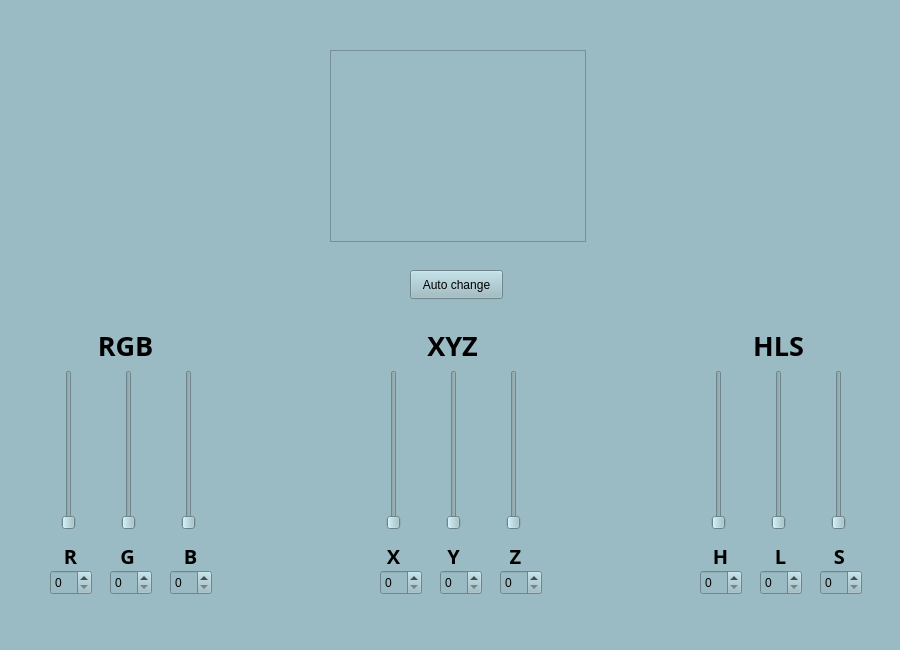
<?xml version="1.0" encoding="UTF-8"?>
<ui version="4.0">
 <class>colour</class>
 <widget class="QMainWindow" name="colour">
  <property name="geometry">
   <rect>
    <x>0</x>
    <y>0</y>
    <width>900</width>
    <height>650</height>
   </rect>
  </property>
  <property name="sizePolicy">
   <sizepolicy hsizetype="Fixed" vsizetype="Fixed">
    <horstretch>0</horstretch>
    <verstretch>0</verstretch>
   </sizepolicy>
  </property>
  <property name="minimumSize">
   <size>
    <width>900</width>
    <height>650</height>
   </size>
  </property>
  <property name="maximumSize">
   <size>
    <width>900</width>
    <height>650</height>
   </size>
  </property>
  <property name="palette">
   <palette>
    <active>
     <colorrole role="Button">
      <brush brushstyle="SolidPattern">
       <color alpha="255">
        <red>227</red>
        <green>250</green>
        <blue>255</blue>
       </color>
      </brush>
     </colorrole>
     <colorrole role="Base">
      <brush brushstyle="SolidPattern">
       <color alpha="255">
        <red>227</red>
        <green>250</green>
        <blue>255</blue>
       </color>
      </brush>
     </colorrole>
     <colorrole role="Window">
      <brush brushstyle="SolidPattern">
       <color alpha="255">
        <red>227</red>
        <green>250</green>
        <blue>255</blue>
       </color>
      </brush>
     </colorrole>
    </active>
    <inactive>
     <colorrole role="Button">
      <brush brushstyle="SolidPattern">
       <color alpha="255">
        <red>240</red>
        <green>240</green>
        <blue>240</blue>
       </color>
      </brush>
     </colorrole>
     <colorrole role="Base">
      <brush brushstyle="SolidPattern">
       <color alpha="255">
        <red>255</red>
        <green>255</green>
        <blue>255</blue>
       </color>
      </brush>
     </colorrole>
     <colorrole role="Window">
      <brush brushstyle="SolidPattern">
       <color alpha="255">
        <red>240</red>
        <green>240</green>
        <blue>240</blue>
       </color>
      </brush>
     </colorrole>
    </inactive>
    <disabled>
     <colorrole role="Button">
      <brush brushstyle="SolidPattern">
       <color alpha="255">
        <red>227</red>
        <green>250</green>
        <blue>255</blue>
       </color>
      </brush>
     </colorrole>
     <colorrole role="Base">
      <brush brushstyle="SolidPattern">
       <color alpha="255">
        <red>227</red>
        <green>250</green>
        <blue>255</blue>
       </color>
      </brush>
     </colorrole>
     <colorrole role="Window">
      <brush brushstyle="SolidPattern">
       <color alpha="255">
        <red>227</red>
        <green>250</green>
        <blue>255</blue>
       </color>
      </brush>
     </colorrole>
    </disabled>
   </palette>
  </property>
  <property name="windowTitle">
   <string>colour</string>
  </property>
  <property name="styleSheet">
   <string notr="true">background-color: rgb(154, 187, 195);</string>
  </property>
  <widget class="QWidget" name="centralwidget">
   <widget class="QSlider" name="sliderR">
    <property name="geometry">
     <rect>
      <x>60</x>
      <y>370</y>
      <width>18</width>
      <height>160</height>
     </rect>
    </property>
    <property name="orientation">
     <enum>Qt::Vertical</enum>
    </property>
   </widget>
   <widget class="QSlider" name="sliderG">
    <property name="geometry">
     <rect>
      <x>120</x>
      <y>370</y>
      <width>18</width>
      <height>160</height>
     </rect>
    </property>
    <property name="orientation">
     <enum>Qt::Vertical</enum>
    </property>
   </widget>
   <widget class="QSlider" name="sliderB">
    <property name="geometry">
     <rect>
      <x>180</x>
      <y>370</y>
      <width>18</width>
      <height>160</height>
     </rect>
    </property>
    <property name="orientation">
     <enum>Qt::Vertical</enum>
    </property>
   </widget>
   <widget class="QLabel" name="RGB">
    <property name="geometry">
     <rect>
      <x>80</x>
      <y>330</y>
      <width>91</width>
      <height>31</height>
     </rect>
    </property>
    <property name="font">
     <font>
      <family>Yu Gothic</family>
      <pointsize>20</pointsize>
      <bold>true</bold>
     </font>
    </property>
    <property name="text">
     <string>RGB</string>
    </property>
    <property name="alignment">
     <set>Qt::AlignCenter</set>
    </property>
   </widget>
   <widget class="QLabel" name="RGB_2">
    <property name="geometry">
     <rect>
      <x>50</x>
      <y>540</y>
      <width>41</width>
      <height>31</height>
     </rect>
    </property>
    <property name="font">
     <font>
      <family>Yu Gothic</family>
      <pointsize>15</pointsize>
      <bold>true</bold>
     </font>
    </property>
    <property name="text">
     <string>R</string>
    </property>
    <property name="alignment">
     <set>Qt::AlignCenter</set>
    </property>
   </widget>
   <widget class="QLabel" name="RGB_3">
    <property name="geometry">
     <rect>
      <x>107</x>
      <y>540</y>
      <width>41</width>
      <height>31</height>
     </rect>
    </property>
    <property name="font">
     <font>
      <family>Yu Gothic</family>
      <pointsize>15</pointsize>
      <bold>true</bold>
     </font>
    </property>
    <property name="text">
     <string>G</string>
    </property>
    <property name="alignment">
     <set>Qt::AlignCenter</set>
    </property>
   </widget>
   <widget class="QLabel" name="RGB_4">
    <property name="geometry">
     <rect>
      <x>170</x>
      <y>540</y>
      <width>41</width>
      <height>31</height>
     </rect>
    </property>
    <property name="font">
     <font>
      <family>Yu Gothic</family>
      <pointsize>15</pointsize>
      <bold>true</bold>
     </font>
    </property>
    <property name="text">
     <string>B</string>
    </property>
    <property name="alignment">
     <set>Qt::AlignCenter</set>
    </property>
   </widget>
   <widget class="QSlider" name="sliderZ">
    <property name="geometry">
     <rect>
      <x>505</x>
      <y>370</y>
      <width>18</width>
      <height>160</height>
     </rect>
    </property>
    <property name="orientation">
     <enum>Qt::Vertical</enum>
    </property>
   </widget>
   <widget class="QSlider" name="sliderX">
    <property name="geometry">
     <rect>
      <x>385</x>
      <y>370</y>
      <width>18</width>
      <height>160</height>
     </rect>
    </property>
    <property name="orientation">
     <enum>Qt::Vertical</enum>
    </property>
   </widget>
   <widget class="QLabel" name="XYZ">
    <property name="geometry">
     <rect>
      <x>407</x>
      <y>330</y>
      <width>91</width>
      <height>31</height>
     </rect>
    </property>
    <property name="font">
     <font>
      <family>Yu Gothic</family>
      <pointsize>20</pointsize>
      <bold>true</bold>
     </font>
    </property>
    <property name="text">
     <string>XYZ</string>
    </property>
    <property name="alignment">
     <set>Qt::AlignCenter</set>
    </property>
   </widget>
   <widget class="QLabel" name="XYZ_2">
    <property name="geometry">
     <rect>
      <x>373</x>
      <y>540</y>
      <width>41</width>
      <height>31</height>
     </rect>
    </property>
    <property name="font">
     <font>
      <family>Yu Gothic</family>
      <pointsize>15</pointsize>
      <bold>true</bold>
     </font>
    </property>
    <property name="text">
     <string>X</string>
    </property>
    <property name="alignment">
     <set>Qt::AlignCenter</set>
    </property>
   </widget>
   <widget class="QLabel" name="XYZ_3">
    <property name="geometry">
     <rect>
      <x>433</x>
      <y>540</y>
      <width>41</width>
      <height>31</height>
     </rect>
    </property>
    <property name="font">
     <font>
      <family>Yu Gothic</family>
      <pointsize>15</pointsize>
      <bold>true</bold>
     </font>
    </property>
    <property name="text">
     <string>Y</string>
    </property>
    <property name="alignment">
     <set>Qt::AlignCenter</set>
    </property>
   </widget>
   <widget class="QLabel" name="XYZ_4">
    <property name="geometry">
     <rect>
      <x>495</x>
      <y>540</y>
      <width>41</width>
      <height>31</height>
     </rect>
    </property>
    <property name="font">
     <font>
      <family>Yu Gothic</family>
      <pointsize>15</pointsize>
      <bold>true</bold>
     </font>
    </property>
    <property name="text">
     <string>Z</string>
    </property>
    <property name="alignment">
     <set>Qt::AlignCenter</set>
    </property>
   </widget>
   <widget class="QSlider" name="sliderY">
    <property name="geometry">
     <rect>
      <x>445</x>
      <y>370</y>
      <width>18</width>
      <height>160</height>
     </rect>
    </property>
    <property name="orientation">
     <enum>Qt::Vertical</enum>
    </property>
   </widget>
   <widget class="QLabel" name="HLS_3">
    <property name="geometry">
     <rect>
      <x>760</x>
      <y>540</y>
      <width>41</width>
      <height>31</height>
     </rect>
    </property>
    <property name="font">
     <font>
      <family>Yu Gothic</family>
      <pointsize>15</pointsize>
      <bold>true</bold>
     </font>
    </property>
    <property name="text">
     <string>L</string>
    </property>
    <property name="alignment">
     <set>Qt::AlignCenter</set>
    </property>
   </widget>
   <widget class="QLabel" name="XYZ_6">
    <property name="geometry">
     <rect>
      <x>819</x>
      <y>540</y>
      <width>41</width>
      <height>31</height>
     </rect>
    </property>
    <property name="font">
     <font>
      <family>Yu Gothic</family>
      <pointsize>15</pointsize>
      <bold>true</bold>
     </font>
    </property>
    <property name="text">
     <string>S</string>
    </property>
    <property name="alignment">
     <set>Qt::AlignCenter</set>
    </property>
   </widget>
   <widget class="QLabel" name="HLS">
    <property name="geometry">
     <rect>
      <x>733</x>
      <y>330</y>
      <width>91</width>
      <height>31</height>
     </rect>
    </property>
    <property name="font">
     <font>
      <family>Yu Gothic</family>
      <pointsize>20</pointsize>
      <bold>true</bold>
     </font>
    </property>
    <property name="text">
     <string>HLS</string>
    </property>
    <property name="alignment">
     <set>Qt::AlignCenter</set>
    </property>
   </widget>
   <widget class="QSlider" name="sliderS">
    <property name="geometry">
     <rect>
      <x>830</x>
      <y>370</y>
      <width>18</width>
      <height>160</height>
     </rect>
    </property>
    <property name="orientation">
     <enum>Qt::Vertical</enum>
    </property>
   </widget>
   <widget class="QSlider" name="sliderH">
    <property name="geometry">
     <rect>
      <x>710</x>
      <y>370</y>
      <width>18</width>
      <height>160</height>
     </rect>
    </property>
    <property name="orientation">
     <enum>Qt::Vertical</enum>
    </property>
   </widget>
   <widget class="QSlider" name="sliderL">
    <property name="geometry">
     <rect>
      <x>770</x>
      <y>370</y>
      <width>18</width>
      <height>160</height>
     </rect>
    </property>
    <property name="orientation">
     <enum>Qt::Vertical</enum>
    </property>
   </widget>
   <widget class="QLabel" name="HLS_2">
    <property name="geometry">
     <rect>
      <x>700</x>
      <y>540</y>
      <width>41</width>
      <height>31</height>
     </rect>
    </property>
    <property name="font">
     <font>
      <family>Yu Gothic</family>
      <pointsize>15</pointsize>
      <bold>true</bold>
     </font>
    </property>
    <property name="text">
     <string>H</string>
    </property>
    <property name="alignment">
     <set>Qt::AlignCenter</set>
    </property>
   </widget>
   <widget class="QGraphicsView" name="col">
    <property name="geometry">
     <rect>
      <x>330</x>
      <y>50</y>
      <width>256</width>
      <height>192</height>
     </rect>
    </property>
   </widget>
   <widget class="QSpinBox" name="spinBox_R">
    <property name="geometry">
     <rect>
      <x>50</x>
      <y>570</y>
      <width>42</width>
      <height>25</height>
     </rect>
    </property>
    <property name="palette">
     <palette>
      <active>
       <colorrole role="Button">
        <brush brushstyle="SolidPattern">
         <color alpha="255">
          <red>227</red>
          <green>250</green>
          <blue>255</blue>
         </color>
        </brush>
       </colorrole>
       <colorrole role="Base">
        <brush brushstyle="SolidPattern">
         <color alpha="255">
          <red>154</red>
          <green>187</green>
          <blue>195</blue>
         </color>
        </brush>
       </colorrole>
       <colorrole role="Window">
        <brush brushstyle="SolidPattern">
         <color alpha="255">
          <red>227</red>
          <green>250</green>
          <blue>255</blue>
         </color>
        </brush>
       </colorrole>
      </active>
      <inactive>
       <colorrole role="Button">
        <brush brushstyle="SolidPattern">
         <color alpha="255">
          <red>240</red>
          <green>240</green>
          <blue>240</blue>
         </color>
        </brush>
       </colorrole>
       <colorrole role="Base">
        <brush brushstyle="SolidPattern">
         <color alpha="255">
          <red>255</red>
          <green>255</green>
          <blue>255</blue>
         </color>
        </brush>
       </colorrole>
       <colorrole role="Window">
        <brush brushstyle="SolidPattern">
         <color alpha="255">
          <red>240</red>
          <green>240</green>
          <blue>240</blue>
         </color>
        </brush>
       </colorrole>
      </inactive>
      <disabled>
       <colorrole role="Button">
        <brush brushstyle="SolidPattern">
         <color alpha="255">
          <red>227</red>
          <green>250</green>
          <blue>255</blue>
         </color>
        </brush>
       </colorrole>
       <colorrole role="Base">
        <brush brushstyle="SolidPattern">
         <color alpha="255">
          <red>227</red>
          <green>250</green>
          <blue>255</blue>
         </color>
        </brush>
       </colorrole>
       <colorrole role="Window">
        <brush brushstyle="SolidPattern">
         <color alpha="255">
          <red>227</red>
          <green>250</green>
          <blue>255</blue>
         </color>
        </brush>
       </colorrole>
      </disabled>
     </palette>
    </property>
   </widget>
   <widget class="QSpinBox" name="spinBox_G">
    <property name="geometry">
     <rect>
      <x>110</x>
      <y>570</y>
      <width>42</width>
      <height>25</height>
     </rect>
    </property>
   </widget>
   <widget class="QSpinBox" name="spinBox_B">
    <property name="geometry">
     <rect>
      <x>170</x>
      <y>570</y>
      <width>42</width>
      <height>25</height>
     </rect>
    </property>
   </widget>
   <widget class="QSpinBox" name="spinBox_Z">
    <property name="geometry">
     <rect>
      <x>500</x>
      <y>570</y>
      <width>42</width>
      <height>25</height>
     </rect>
    </property>
   </widget>
   <widget class="QSpinBox" name="spinBox_Y">
    <property name="geometry">
     <rect>
      <x>440</x>
      <y>570</y>
      <width>42</width>
      <height>25</height>
     </rect>
    </property>
   </widget>
   <widget class="QSpinBox" name="spinBox_X">
    <property name="geometry">
     <rect>
      <x>380</x>
      <y>570</y>
      <width>42</width>
      <height>25</height>
     </rect>
    </property>
   </widget>
   <widget class="QSpinBox" name="spinBox_H">
    <property name="geometry">
     <rect>
      <x>700</x>
      <y>570</y>
      <width>42</width>
      <height>25</height>
     </rect>
    </property>
   </widget>
   <widget class="QSpinBox" name="spinBox_S">
    <property name="geometry">
     <rect>
      <x>820</x>
      <y>570</y>
      <width>42</width>
      <height>25</height>
     </rect>
    </property>
   </widget>
   <widget class="QSpinBox" name="spinBox_L">
    <property name="geometry">
     <rect>
      <x>760</x>
      <y>570</y>
      <width>42</width>
      <height>25</height>
     </rect>
    </property>
   </widget>
   <widget class="QPushButton" name="pushButton">
    <property name="geometry">
     <rect>
      <x>410</x>
      <y>270</y>
      <width>93</width>
      <height>29</height>
     </rect>
    </property>
    <property name="text">
     <string>Auto change</string>
    </property>
   </widget>
  </widget>
  <widget class="QMenuBar" name="menubar">
   <property name="geometry">
    <rect>
     <x>0</x>
     <y>0</y>
     <width>900</width>
     <height>26</height>
    </rect>
   </property>
  </widget>
  <widget class="QStatusBar" name="statusbar"/>
 </widget>
 <resources/>
 <connections/>
</ui>
